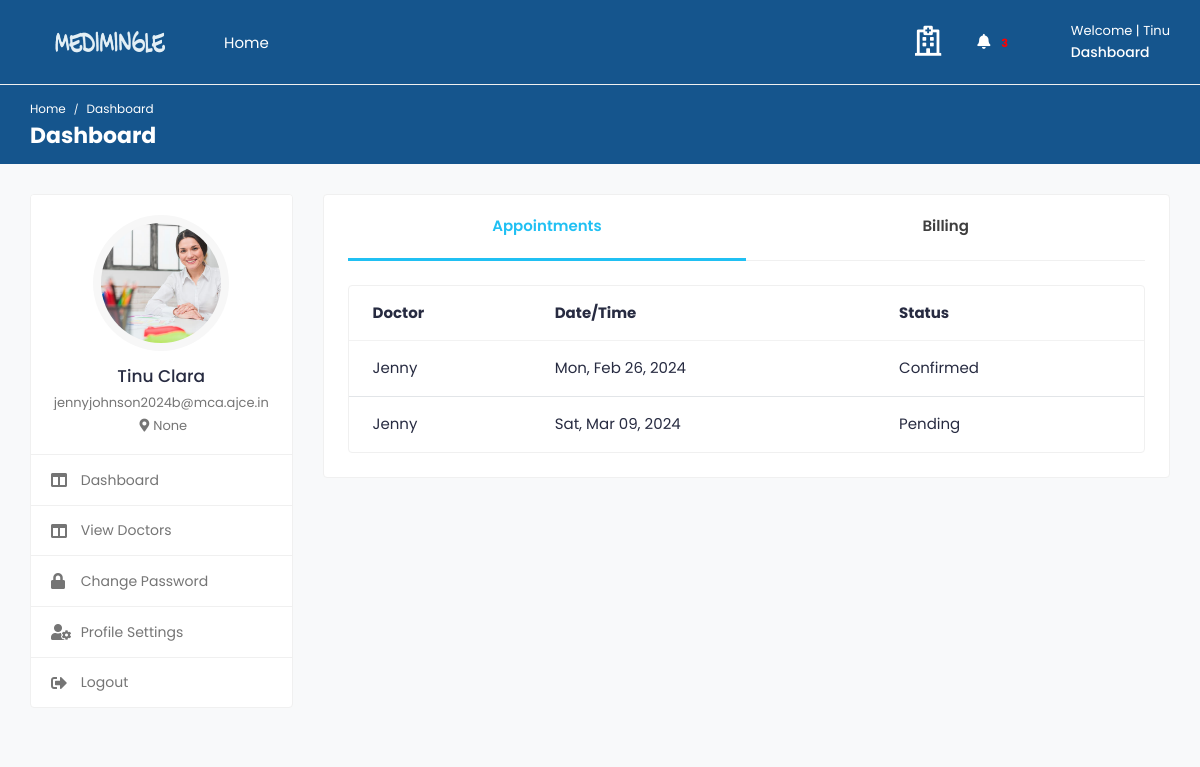
Screenshot of /patient_dashboard/ (signed in) with the database file from the repository.
### medi/models.py (models this page shows, shortened)
class tbl_user(AbstractUser):
    email=models.EmailField(unique=True)
    phone_number=models.CharField(max_length=15, null=True)
    USER_TYPE_CHOICES = (
        ('patient', 'Patient'),('doctor', 'Doctor'),
    )
    user_type = models.CharField(
        max_length=10,
        choices=USER_TYPE_CHOICES,
        default='patient',
    )
    is_email_verified = models.BooleanField(default=False)
    email_verification_token = models.CharField(max_length=255, blank=True, null=True)
    status= models.BooleanField(default=False)

class Patient(models.Model):
    user = models.OneToOneField(tbl_user, on_delete=models.CASCADE)
    profile_image = models.ImageField(upload_to='patient/',default='default.png')
    city  = models.CharField(max_length=100, null=True,blank=True)
    state  = models.CharField(max_length=100, null=True)
    country  = models.CharField(max_length=100, null=True)
    gender  = models.CharField(max_length=50, null=True)
    blood_group  = models.CharField(max_length=50, null=True)
    date_joined = models.DateTimeField(default=datetime.now, blank=True)
    date_of_birth = models.DateField(null=True)
    address=models.TextField(null=True)
    pin=models.CharField(max_length=6,null=True)

class Appointment(models.Model):
    doctor = models.ForeignKey(Doctor, on_delete=models.CASCADE)
    patient = models.ForeignKey(Patient, on_delete=models.CASCADE)
    appointment_datetime = models.CharField(max_length=20,null=True)
    is_confirmed = models.BooleanField(default=False)

class Doctor(models.Model):
    user = models.OneToOneField(tbl_user, on_delete=models.CASCADE)
    city  = models.CharField(max_length=50,null=True,blank=True)
    profile_image = models.ImageField(upload_to='doctor/',default='default.png')
    gender = models.CharField(max_length=10, blank=True)
    description = models.TextField(blank=True)
    date_joined = models.DateTimeField(default=datetime.now, blank=True)
    consulting_fee = models.DecimalField(max_digits=10, decimal_places=2,blank=True,null=True)
    registration_number = models.CharField(max_length=50, null=True, blank=True)
    certificate = models.FileField(upload_to='certificates/', null=True, blank=True)
    def __str__(self):
        return self.user.first_name

### medi/views.py (the view)
# urls.py: path('patient_dashboard/',views.patient_dashboard,name='patient_dashboard'),
@never_cache
@login_required(login_url='signin')
def patient_dashboard(request):
    current_user = request.user
    current_patient = get_object_or_404(Patient, user=current_user)
    patient_appointments = Appointment.objects.filter(patient=request.user.patient)
    doc = tbl_user.objects.filter(user_type='doctor').exclude(is_superuser=True)
    notifications = Notification.objects.filter(patient=current_patient)
    n_count=notifications.count()
    context={
        'patient': current_patient,
        'appointments':patient_appointments,
        'n_count':n_count
    }
    return render(request,'patient_dashboard.html',context)

### templates/patient_dashboard.html (shortened to what this page needs)
{% load static %}
{% include "includes/pat_header.html" %}
			<div class="col-md-7 col-lg-8 col-xl-9">
				<div class="card">
					<div class="card-body pt-0">
						<nav class="user-tabs mb-4">
							<ul class="nav nav-tabs nav-tabs-bottom nav-justified">
								<li class="nav-item">
									<a class="nav-link active" href="#pat_appointments" data-toggle="tab">Appointments</a>
								</li>
								<li class="nav-item">
									<a class="nav-link" href="#pat_billing" data-toggle="tab">Billing</a>
								</li>
							</ul>
						</nav>
						<div class="tab-content pt-0">
							<div id="pat_appointments" class="tab-pane fade show active">
								<div class="card card-table mb-0">
									<div class="card-body">
										<div class="table-responsive">
											<table class="table table-hover table-center mb-0">
												<thead>
													<tr>
														<th>Doctor</th>
														<th>Date/Time</th>
														<th>Status</th>
													</tr>
												</thead>
												<tbody>
													{% for appointment in appointments %}
														<tr>
															<td>{{ appointment.doctor }}</td>
															<td>{{ appointment.appointment_datetime }}</td>
															<td>
																{% if appointment.is_confirmed %}
																  Confirmed
																{% else %}
																  Pending
																{% endif %}
															  </td>														</tr>
													{% endfor %}
												</tbody>
											</table>
										</div>
									</div>
								</div>
							</div>
						</div>
					</div>
				</div>
			</div>
		</div>
	</div>
</div>
						</div>
	</body>
</html>

### templates/includes/pat_header.html (shortened to what this page needs)
{% load static %}
<!DOCTYPE html>
<html lang="en">
<head>
		<link rel="stylesheet" href="{% static '/assets/css/bootstrap.min.css'%}">
		<link rel="stylesheet" href="{% static '/assets/plugins/fontawesome/css/fontawesome.min.css'%}">
		<link rel="stylesheet" href="{% static '/assets/plugins/fontawesome/css/all.min.css'%}">
		<link rel="stylesheet" href="{% static '/assets/css/style.css'%}">
	</head>
	<body>
		<div class="main-wrapper">
			<header class="header">
				<nav class="navbar navbar-expand-lg header-nav">
					<div class="navbar-header">
						<a href="{% url 'homepage' %}" class="navbar-brand logo">
							<img src="{% static '/assets/img/logo.png'%}" class="img-fluid" alt="Logo">
						</a>
						<span><a href="{% url 'homepage' %}" style="color: white;">Home</i></a></span>
					</div>
					<ul class="nav header-navbar-rht">
						<li class="nav-item contact-item">
							<div class="header-contact-img">
								<i  style="color: white;" class="far fa-hospital"></i>
							</div>
						</li>
						<li class="nav-item dropdown noti-dropdown">
							<a href="#" class="dropdown-toggle nav-link" data-toggle="dropdown">
								<i class="fas fa-bell" style="color: white;"></i>
								<span class="badge badge-pill" style="color: red;">{{ n_count }}</span>
							</a>
						</li>
							<div class="header-contact-detail">
								<div class="header-contact-detail">
									{% if user.is_authenticated %}
										<p  style="color: white;" class="contact-header">Welcome | {{ user.first_name }}</p>
										{% if user.user_type == 'doctor' %}
											<p class="contact-info-header"><a href="{% url 'doctor_dashboard' %}"  style="color: white;" >Dashboard</a></p>
										{% else %}
										<p class="contact-info-header"><a href="{% url 'patient_dashboard' %}"  style="color: white;" >Dashboard</a></p>
										{% endif %}
									{% endif %}
								</div>
							</div>
					</ul>
				</nav>
			</header>
			<div class="breadcrumb-bar">
				<div class="container-fluid">
					<div class="row align-items-center">
						<div class="col-md-12 col-12">
							<nav aria-label="breadcrumb" class="page-breadcrumb">
								<ol class="breadcrumb">
									<li class="breadcrumb-item"><a href="{% url 'homepage' %}">Home</a></li>
									<li class="breadcrumb-item active" aria-current="page">Dashboard</li>
								</ol>
							</nav>
							<h2 class="breadcrumb-title">Dashboard</h2>
						</div>
					</div>
				</div>
			</div>
			<div class="content">
				<div class="container-fluid">
					<div class="row">
						<div class="col-md-5 col-lg-4 col-xl-3 theiaStickySidebar">
							<div class="profile-sidebar">
								<div class="widget-profile pro-widget-content">
									<div class="profile-info-widget">
										<a href="#" class="booking-doc-img">
											{% if patient_data.profile_image %}
												<img src="{{ user.patient.profile_image.url }}" alt="User Image">
											{% else %}
												<img src="{{ user.patient.profile_image.url }}" alt="User Image">
											{% endif %}
										</a>
										<div class="profile-det-info">
											<h3>{{user.first_name}} {{user.last_name}}</h3>
											<div class="patient-details">
												<h5>{{ user.email }}</h5>
												<h5 class="mb-0"><i class="fas fa-map-marker-alt"></i>{{ request.user.patient.address}}</h5>
											</div>
										</div>
									</div>
								</div>
								<div class="dashboard-widget">
									<nav class="dashboard-menu">
										<ul>
											<li>
												<a href="{% url 'patient_dashboard' %}">
													<i class="fas fa-columns"></i>
													<span>Dashboard</span>
												</a>
											</li>
											<li>
												<a href="{% url 'doctors' %}"  name"doctors" >
													<i class="fas fa-columns"></i>
													<span>View Doctors</span>
												</a>
											</li>
										    <li>
												<a href="{% url 'patient_change_password' %}">
													<i class="fas fa-lock"></i>
													<span>Change Password</span>
												</a>
											</li>
											<li>
												<a href="{% url 'profile_settings' %}">
													<i class="fas fa-user-cog"></i>
													<span>Profile Settings</span>
												</a>
											</li>
											<li>
												<a href="{% url 'logout' %}">
													<i class="fas fa-sign-out-alt"></i>
													<span>Logout</span>
												</a>
											</li>
										</ul>
									</nav>
								</div>
							</div>
						</div>

### rows the page displays
tbl_user: first_name "Tinu", patient.profile_image (placeholder picture), last_name "Clara", email "jennyjohnson2024b@mca.ajce.in", user.patient.address "None"
Appointment: doctor "Jenny", appointment_datetime "Mon, Feb 26, 2024", is_confirmed "Confirmed"
Appointment: doctor "Jenny", appointment_datetime "Sat, Mar 09, 2024", is_confirmed "Pending"
